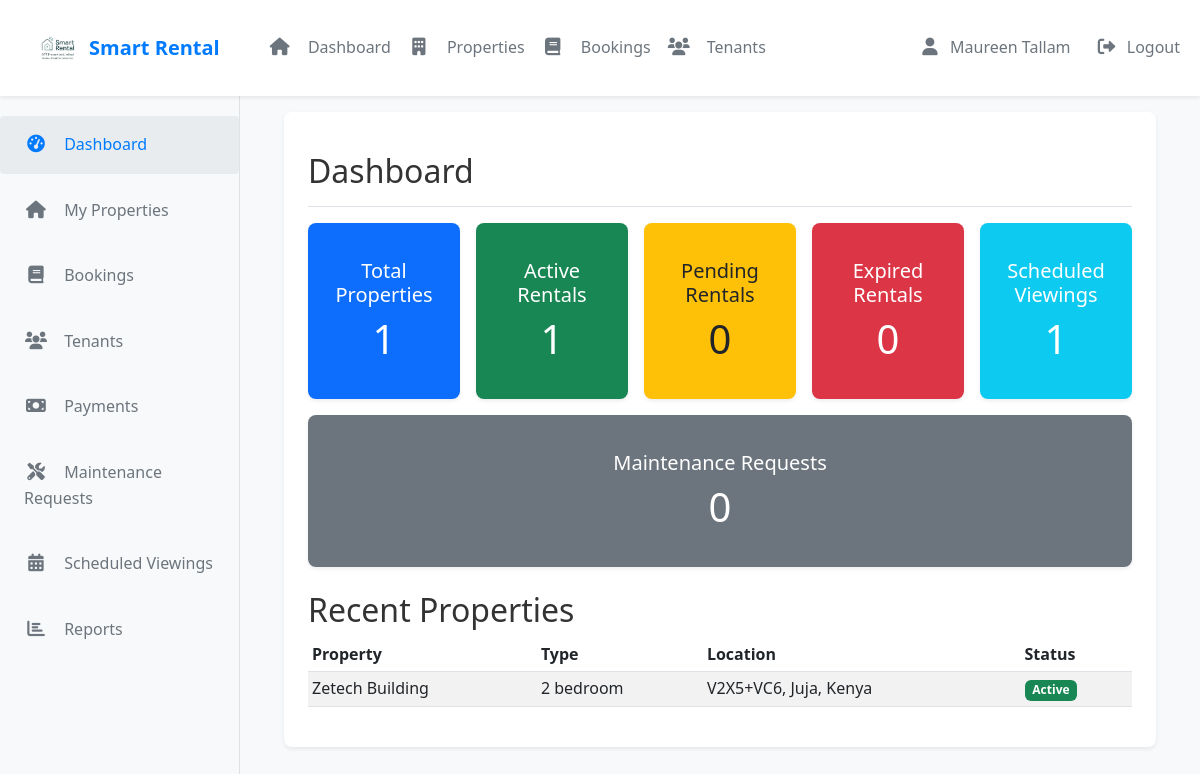
The app's page /smart_landlords/index.php (signed in) with its own data.
### tables this page shows
CREATE TABLE `houses` (
  `id` int(30) NOT NULL,
  `landlord_id` int(30) NOT NULL,
  `house_no` varchar(50) NOT NULL,
  `category_id` int(30) NOT NULL,
  `description` text NOT NULL,
  `location` varchar(255) DEFAULT NULL,
  `city` varchar(100) DEFAULT NULL,
  `state` varchar(100) DEFAULT NULL,
  `country` varchar(100) DEFAULT NULL,
  `latitude` decimal(10,8) DEFAULT NULL,
  `longitude` decimal(11,8) DEFAULT NULL,
  `price` double NOT NULL,
  `security_deposit` decimal(10,2) DEFAULT NULL,
  `min_rental_period` int(11) DEFAULT 1 COMMENT 'In months',
  `max_rental_period` int(11) DEFAULT 12 COMMENT 'In months',
  `advance_rent_months` int(11) DEFAULT 1 COMMENT 'Number of months rent to pay in advance',
  `payment_cycle` enum('monthly','quarterly','annually') NOT NULL DEFAULT 'monthly',
  `late_fee_percentage` decimal(5,2) DEFAULT 5.00,
  `bedrooms` int(11) DEFAULT 0,
  `bathrooms` int(11) DEFAULT 0,
  `area` decimal(10,2) DEFAULT NULL,
  `image` varchar(255) DEFAULT NULL,
  `main_image` varchar(255) DEFAULT NULL,
  `featured` tinyint(1) DEFAULT 0,
  `status` tinyint(1) DEFAULT 1,
  `created_at` timestamp NOT NULL DEFAULT current_timestamp(),
  `updated_at` timestamp NOT NULL DEFAULT current_timestamp() ON UPDATE current_timestamp(),
  `address` text DEFAULT NULL,
  `total_units` int(11) NOT NULL DEFAULT 1,
  `available_units` int(11) NOT NULL DEFAULT 1
);

CREATE TABLE `categories` (
  `id` int(30) NOT NULL,
  `name` varchar(200) NOT NULL
);

### smart_landlords/index.php (the view, shortened to what this page needs)
<?php
require_once '../config/db.php';
$stmt = $conn->prepare("SELECT h.*, c.name as category_name
                       FROM houses h
                       LEFT JOIN categories c ON h.category_id = c.id
                       WHERE h.landlord_id = ?");
$stmt->bind_param('i', $_SESSION['user_id']);
$stmt->execute();
$properties = $stmt->get_result()->fetch_all(MYSQLI_ASSOC);
$stmt = $conn->prepare("SELECT COUNT(*) as total_properties
                       FROM houses
                       WHERE landlord_id = ?");
$stmt->bind_param('i', $_SESSION['user_id']);
$stmt->execute();
$total_properties = $stmt->get_result()->fetch_assoc()['total_properties'];
$stmt = $conn->prepare("
    SELECT COUNT(*) as total_viewings
    FROM property_viewings pv
    JOIN houses h ON pv.property_id = h.id
    WHERE h.landlord_id = ? AND pv.status != 'cancelled' AND pv.viewing_date >= CURDATE()
");
$stmt->bind_param('i', $_SESSION['user_id']);
$stmt->execute();
$scheduled_viewings_count = $stmt->get_result()->fetch_assoc()['total_viewings'];
$stmt = $conn->prepare("
    SELECT COUNT(*) as total_requests
    FROM maintenance_requests mr
    JOIN houses h ON mr.property_id = h.id
    WHERE h.landlord_id = ? AND mr.status IN ('Pending', 'In Progress')
");
$stmt->bind_param('i', $_SESSION['user_id']);
$stmt->execute();
$maintenance_requests_count = $stmt->get_result()->fetch_assoc()['total_requests'];
$stmt = $conn->prepare("SELECT
                           COUNT(*) as total_rentals,
                           COUNT(CASE WHEN rb.status = 'confirmed' THEN 1 END) as active_rentals,
                           COUNT(CASE WHEN rb.status = 'pending' THEN 1 END) as pending_rentals,
                           COUNT(CASE WHEN rb.status = 'cancelled' THEN 1 END) as cancelled_rentals,
                           COUNT(CASE WHEN rb.status = 'expired' THEN 1 END) as expired_rentals
                       FROM rental_bookings rb
                       JOIN houses h ON rb.house_id = h.id
                       WHERE h.landlord_id = ?");
$stmt->bind_param('i', $_SESSION['user_id']);
$stmt->execute();
$rental_stats = $stmt->get_result()->fetch_assoc();
?>
<!DOCTYPE html>
<html lang="en">
<head>
    <link href="https://cdn.jsdelivr.net/npm/bootstrap@5.3.0/dist/css/bootstrap.min.css" rel="stylesheet">
    <link rel="stylesheet" href="https://cdnjs.cloudflare.com/ajax/libs/font-awesome/6.0.0/css/all.min.css">
    <link rel="stylesheet" href="assets/css/style.css">
</head>
<body>
    <?php include('./includes/header.php'); ?>
    <div class="page-wrapper">
        <?php include('./includes/sidebar.php'); ?>
        <div class="main-content">
            <div class="container-fluid">
                <div class="page-content" style="margin-top: 80px;">
                    <div class="d-flex justify-content-between flex-wrap flex-md-nowrap align-items-center pt-3 pb-2 mb-3 border-bottom">
                        <h1 class="h2">Dashboard</h1>
                    </div>
                    <div class="row g-3 mb-4">
                        <div class="col-12 col-sm-6 col-xl mb-3 mb-xl-0">
                            <div class="card bg-primary text-white h-100">
                                <div class="card-body d-flex flex-column align-items-center justify-content-center text-center">
                                    <h5 class="card-title mb-2">Total Properties</h5>
                                    <p class="card-text display-6 mb-0"><?php echo $total_properties; ?></p>
                                </div>
                            </div>
                        </div>
                        <div class="col-12 col-sm-6 col-xl mb-3 mb-xl-0">
                            <div class="card bg-success text-white h-100">
                                <div class="card-body d-flex flex-column align-items-center justify-content-center text-center">
                                    <h5 class="card-title mb-2">Active Rentals</h5>
                                    <p class="card-text display-6 mb-0"><?php echo $rental_stats['active_rentals']; ?></p>
                                </div>
                            </div>
                        </div>
                        <div class="col-12 col-sm-6 col-xl mb-3 mb-xl-0">
                            <a href="bookings.php" class="text-decoration-none">
                                <div class="card bg-warning text-dark h-100 hover-shadow">
                                    <div class="card-body d-flex flex-column align-items-center justify-content-center text-center">
                                        <h5 class="card-title mb-2">Pending Rentals</h5>
                                        <p class="card-text display-6 mb-0"><?php echo $rental_stats['pending_rentals']; ?></p>
                                    </div>
                                </div>
                            </a>
                        </div>
                        <div class="col-12 col-sm-6 col-xl mb-3 mb-xl-0">
                            <div class="card bg-danger text-white h-100">
                                <div class="card-body d-flex flex-column align-items-center justify-content-center text-center">
                                    <h5 class="card-title mb-2">Expired Rentals</h5>
                                    <p class="card-text display-6 mb-0"><?php echo $rental_stats['expired_rentals']; ?></p>
                                </div>
                            </div>
                        </div>
                        <div class="col-12 col-sm-6 col-xl mb-3 mb-xl-0">
                            <a href="scheduled_viewings.php" class="text-decoration-none">
                                <div class="card bg-info text-white h-100 hover-shadow">
                                    <div class="card-body d-flex flex-column align-items-center justify-content-center text-center">
                                        <h5 class="card-title mb-2">Scheduled Viewings</h5>
                                        <p class="card-text display-6 mb-0"><?php echo $scheduled_viewings_count; ?></p>
                                    </div>
                                </div>
                            </a>
                        </div>
                        <div class="col-12 col-sm-6 col-xl">
                            <a href="maintenance_requests.php" class="text-decoration-none">
                                <div class="card bg-secondary text-white h-100 hover-shadow">
                                    <div class="card-body d-flex flex-column align-items-center justify-content-center text-center">
                                        <h5 class="card-title mb-2">Maintenance Requests</h5>
                                        <p class="card-text display-6 mb-0"><?php echo $maintenance_requests_count; ?></p>
                                    </div>
                                </div>
                            </a>
                        </div>
                    </div>
                    <h2>Recent Properties</h2>
                    <div class="table-responsive">
                        <table class="table table-striped table-sm">
                            <thead>
                                <tr>
                                    <th>Property</th>
                                    <th>Type</th>
                                    <th>Location</th>
                                    <th>Status</th>
                                </tr>
                            </thead>
                            <tbody>
                                <?php foreach ($properties as $property): ?>
                                <tr>
                                    <td><?php echo htmlspecialchars($property['house_no']); ?></td>
                                    <td><?php echo htmlspecialchars($property['category_name']); ?></td>
                                    <td><?php echo htmlspecialchars($property['location']); ?></td>
                                    <td>
                                        <span class="badge bg-<?php echo $property['status'] ? 'success' : 'danger'; ?>">
                                            <?php echo $property['status'] ? 'Active' : 'Inactive'; ?>
                                        </span>
                                    </td>
                                </tr>
                                <?php endforeach; ?>
                            </tbody>
                        </table>
                    </div>
                </div>
            </div>
        </div>
    </div>
</body>
</html>

### smart_landlords/assets/css/style.css (style rules this page uses)
body { font-family: 'Segoe UI', Tahoma, Geneva, Verdana, sans-serif; line-height: 1.6; color: #333; }
.main-content { padding: 2rem; margin-left: 240px; min-height: calc(100vh - 4rem); background-color: #f8f9fa; }
.card { margin-bottom: 1.5rem; box-shadow: 0 0.125rem 0.25rem rgba(0,0,0,0.075); border: none; border-radius: 0.5rem; transition: transform 0.2s ease-in-out; }
.card-body { padding: 1.5rem; }
.page-content { padding: 1.5rem; background-color: white; border-radius: 0.5rem; box-shadow: 0 0.125rem 0.25rem rgba(0,0,0,0.075); }
.page-wrapper { min-height: 100vh; display: flex; flex-direction: column; }

### records on screen
houses: house_no "Zetech Building", category.name "2 bedroom", location "V2X5+VC6, Juja, Kenya", status "Active"

### other values on screen
$_SESSION['user_name'] "Maureen Tallam"
$total_properties "1"
$rental_stats['active_rentals'] "1"
$rental_stats['pending_rentals'] "0"
$rental_stats['expired_rentals'] "0"
$scheduled_viewings_count "1"
$maintenance_requests_count "0"
